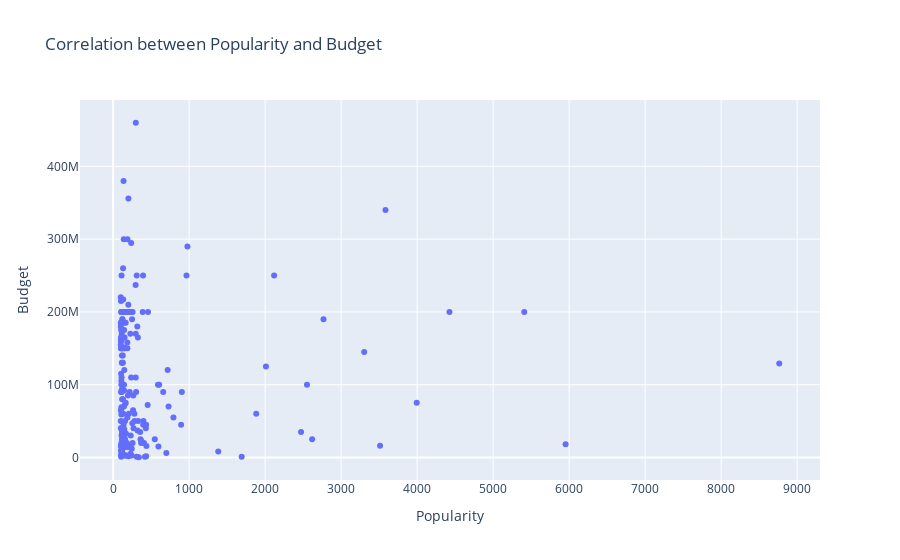

The cell this chart's notebook holds for it:
### Code cell
import plotly.express as px

# Create a scatter plot to visualize the correlation between popularity and budget with tooltips
fig = px.scatter(pdf, x='popularity', y='budget', hover_data=['title'], title='Correlation between Popularity and Budget')
fig.update_layout(xaxis_title='Popularity', yaxis_title='Budget')
fig.show()

### Figure 1 — Plotly figure (JSON) as saved in the notebook; plotly's stock layout.template omitted (floating-point values rounded to 4 significant figures; data arrays with more than 128 entries replaced by an {"elided": "..."} marker saying what was removed)
{"data": [{"customdata": {"elided": "204x1 str values"}, "hovertemplate": "popularity=%{x}<br>budget=%{y}<br>title=%{customdata[0]}<extra></extra>", "legendgroup": "", "marker": {"color": "#636efa", "symbol": "circle"}, "mode": "markers", "name": "", "orientation": "v", "showlegend": false, "type": "scatter", "x": {"elided": "204 float values"}, "xaxis": "x", "y": {"elided": "204 int values"}, "yaxis": "y"}], "layout": {"legend": {"tracegroupgap": 0}, "title": {"text": "Correlation between Popularity and Budget"}, "xaxis": {"anchor": "y", "domain": [0, 1], "title": {"text": "Popularity"}}, "yaxis": {"anchor": "x", "domain": [0, 1], "title": {"text": "Budget"}}}}
